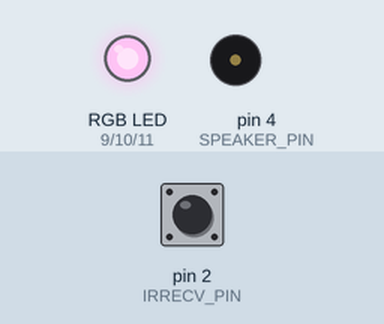
Recording of a sketch running on a simulated Arduino Uno, built with avr-gcc and run on an emulated ATmega328P. Shown: an RGB LED mixed from three pins (HIGH = lit), buzzer (waves = sounding, pin HIGH). The inputs (shaded band) are chosen by the test bench; at power-on: pin 2 (IRRECV_PIN) HIGH. Random numbers use the default seed unless the sketch sets one; what the sketch prints to the serial monitor is not drawn.

Above: at 6.35 s.
At 11.15 s:
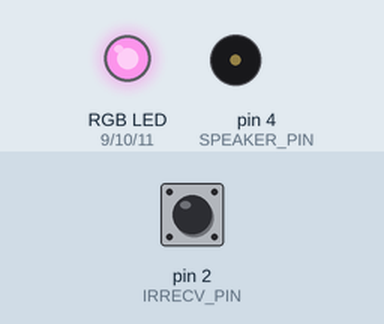
At 13.06 s:
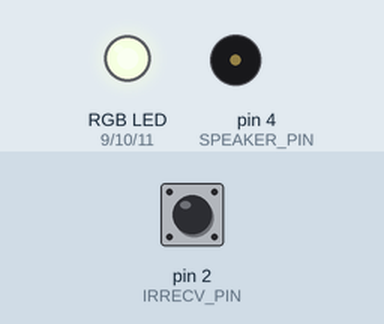
At 26.12 s:
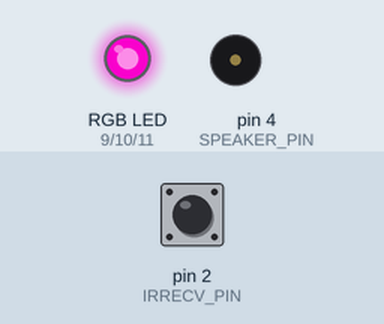
At 32.52 s:
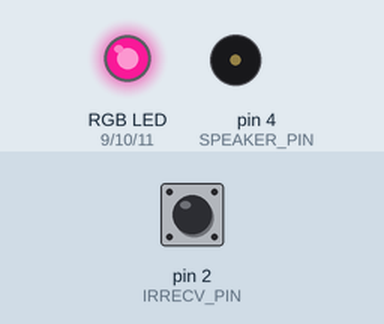
At 39.33 s:
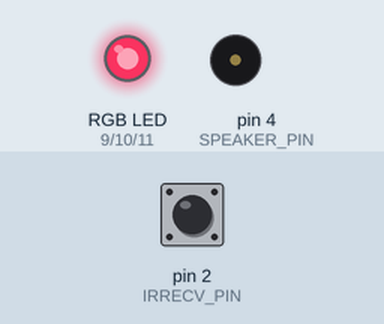
Timing chart, 0 to 40.0 s (numbered marks = the images above):
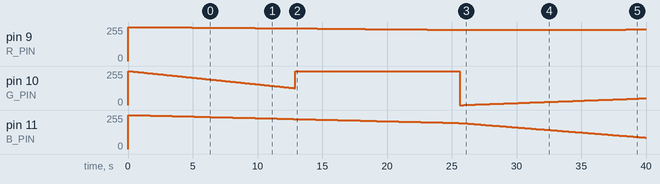

Measured:
- by itself, pin 9 (R_PIN): 0/255 → 255/255 at 0.00 s, → 254/255 1.3 s later, → 253/255 1.2 s later, → 252/255 1.2 s later, … (25 changes in this stretch)
- by itself, pin 10 (G_PIN): 0/255 → 255/255 at 0.00 s, → 254/255 0.10 s later, → 253/255 0.10 s later, → 252/255 0.10 s later, … (182 changes in this stretch)

The sketch:

lamp.ino
```cpp
// Speaker to pin 4
// IR reciever to pin 2

#include "IRLremote.h"
#define IRRECV_PIN 2
#define SPEAKER_PIN 4
#define R_PIN 9
#define G_PIN 10
#define B_PIN 11

CNec IRLremote;
int colors[3] = {255, 255, 255};
int myStatus;
boolean myToggle;

void setup() {
  while (!Serial);
  Serial.begin(9600);
  Serial.println("setup");

  pinMode(SPEAKER_PIN, OUTPUT);
  pinMode(R_PIN, OUTPUT);
  pinMode(G_PIN, OUTPUT);
  pinMode(B_PIN, OUTPUT);

  // Start reading the remote. PinInterrupt or PinChangeInterrupt* will automatically be selected
  if (!IRLremote.begin(IRRECV_PIN)) {
    Serial.println("Invalid IR sensor pin!");
  }

  randomSeed(analogRead(A0));

  myStatus = 2;
  myToggle = true;
}

void goBeep(int number) {
  if (number == 0) {
    tone(SPEAKER_PIN, 880, 500);
  } else {
    for (int i = 0; i < number; i++) {
      tone(SPEAKER_PIN, 880, 50);
      delay(200);
    }
  }
}

void goLed(int r, int g, int b) {
  analogWrite(R_PIN, r);
  analogWrite(G_PIN, g);
  analogWrite(B_PIN, b);
}

void readIR() {
  if (IRLremote.available()) {
    auto data = IRLremote.read();
    Serial.println(data.command, HEX);
    const long btnNumbers[10] = {0x16, 0xC, 0x18, 0x5E, 0x8, 0x1C, 0x5A, 0x42, 0x52, 0x4A};
    for (int i = 0; i < 10; i++) {
      if (btnNumbers[i] == data.command) {
        goBeep(i);
        myStatus = i;
      }
    }
  }
}

void turnOff() {
  goLed(0, 0, 0);
  delay(1000);
}

void whiteLight() {
  goLed(255, 255, 255);
  delay(1000);
}

void policeLight() {
  if (myToggle) {
    goLed(255, 0, 0);
  } else {
    goLed(0, 0, 255);
  }
  myToggle = !myToggle;
  delay(200);
}

void colorChange() {
  goLed(colors[0], colors[1], colors[2]);
  int r = 0;
  int g = 0;
  int b = 0;
  int rnd = random(3);
  if (rnd == 0) {
    r = 128 + random(128);
    if (random(2) == 0) {
      g = random(256);
    } else {
      b = random(256);
    }
  } else if (rnd == 1) {
    g = 128 + random(128);
    if (random(2) == 0) {
      r = random(256);
    } else {
      b = random(256);
    }
  } else {
    b = 128 + random(128);
    if (random(2) == 0) {
      r = random(256);
    } else {
      g = random(256);
    }
  }
  const int steps = 255;
  for (int i = 0; i <= steps; i++) {
    readIR();
    if (myStatus == 2) {
      goLed(colors[0] + i*(r-colors[0])/steps, colors[1] + i*(g-colors[1])/steps, colors[2] + i*(b-colors[2])/steps);
      delay(100);
    }
  }
  colors[0] = r;
  colors[1] = g;
  colors[2] = b;
  goLed(colors[0], colors[1], colors[2]);
}

void loop() {
  readIR();
  int d = 1000;
  if (myStatus == 0) {
    turnOff();
  } else if (myStatus == 1) {
    whiteLight();
  } else if (myStatus == 2) {
    colorChange();
  } else if (myStatus == 3) {
    policeLight();
  }
}
```
